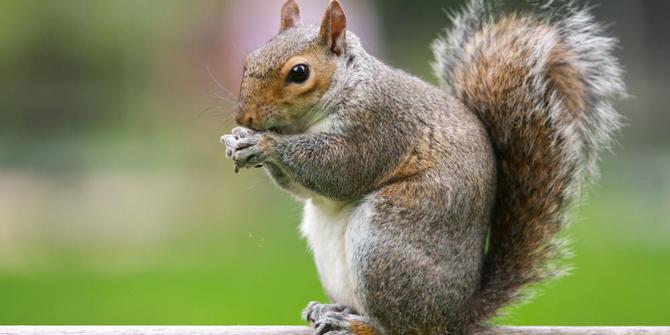
//> input picture MyPic.jpg, 670 x 335 px, given in place of the camera
$ ./imageProcess   (built with g++ and OpenCV 4)
//> lines starting //> are read from the running program, lines starting //| are printed output that depends on the picture; after the words box and inside, x2 and y2 are one past the last pixel; in counts of white or black regions, pixels touching at a corner belong together
#include <iostream>
#include "opencv2/highgui/highgui.hpp"
#include "opencv2/imgproc/imgproc.hpp"
using namespace std;
using namespace cv;
Mat Original, Gray, HSV, Threshold, Erode, Dilate;
int main()
{
	VideoCapture cap(0);
	int Low=233, High=255;
	namedWindow("MyWindow", CV_WINDOW_AUTOSIZE);
	createTrackbar("Low","MyWindow",&Low,255);
	createTrackbar("High","MyWindow",&High,255);
	while(1)
	{
		cap.read(Original);
//> Original is the input picture: 335 rows x 670 cols, CV_8UC3; mean B, G, R 98.9, 135.3, 131.2
		cvtColor(Original, Gray, COLOR_BGR2GRAY);
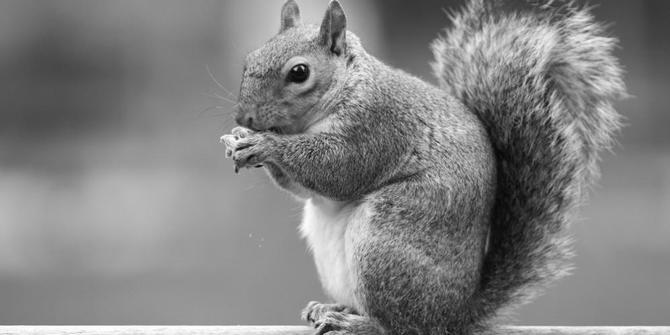
//> Gray: 335 rows x 670 cols, CV_8UC1; min 5, max 255, mean 130
		cvtColor(Original, HSV, COLOR_BGR2HSV);
//> HSV: 335 rows x 670 cols, CV_8UC3; mean H, S, V 37.5, 78.7, 141.4
		inRange(Gray,Low,High,Threshold);
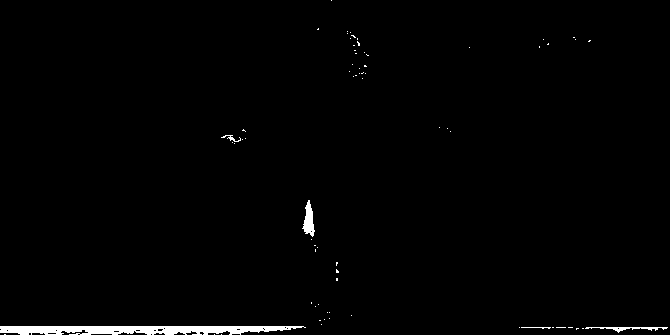
//> Threshold: 335 rows x 670 cols, CV_8UC1; 1.2% white; 70 white regions (65 under 20 px), largest, box (x1, y1, x2, y2) and area: (0, 326, 306, 335) 2111, (302, 200, 315, 237) 261, (585, 327, 668, 333) 180, (221, 135, 241, 142) 46, (521, 327, 551, 329) 34
		erode(Original, Erode, getStructuringElement(MORPH_ELLIPSE, Size(5,5)));
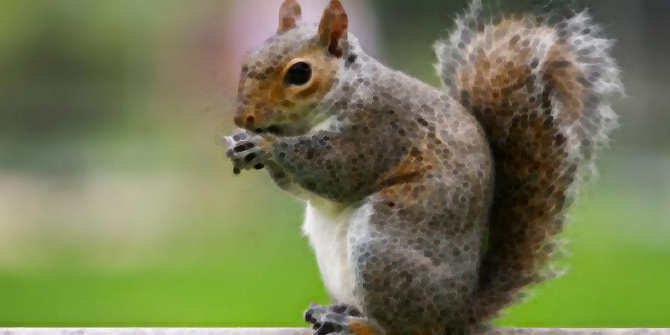
//> Erode: 335 rows x 670 cols, CV_8UC3; mean B, G, R 84.8, 122.4, 117.9
		dilate(Original, Dilate, getStructuringElement(MORPH_ELLIPSE,Size(5,5)));
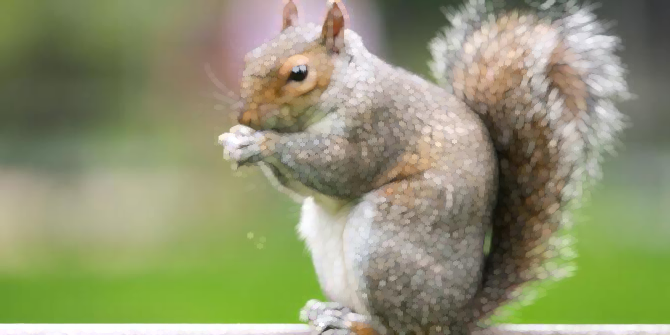
//> Dilate: 335 rows x 670 cols, CV_8UC3; mean B, G, R 113, 148.2, 144.4
		imshow("Original", Original);
		imshow("Erode",Erode);
		imshow("Dilate",Dilate);
		imshow("HSV", HSV);
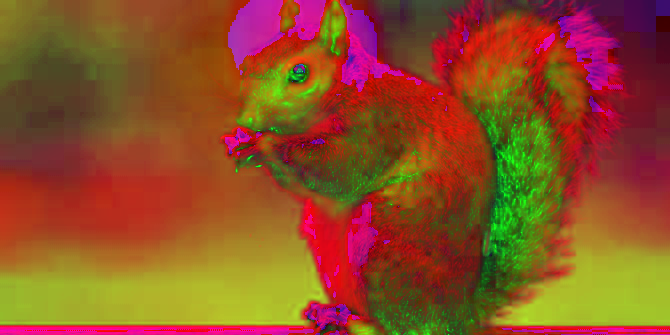
//> window 'HSV': 335 rows x 670 cols, CV_8UC3; mean B, G, R 37.5, 78.7, 141.4
		imshow("Grayscale", Gray);
		imshow("Threshold Image",Threshold);
		waitKey(30);
	}
}
